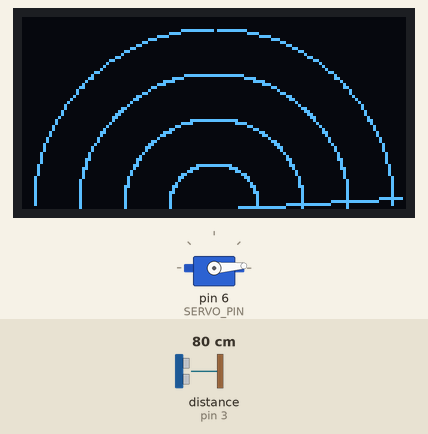
Recording of a sketch running on a simulated Arduino Uno, built with avr-gcc and run on an emulated ATmega328P. On the bench: servo, 128×64 one-colour display. Wiring (inferred from the names in the program): ultrasonic range finder: trigger pin 2; echo pin 3. The test bench sets the inputs (shaded band); at power-on: distance to the obstacle (sensor on pin 3) 80 cm. The echo pulse lasts 58.3 µs per cm.

Above: at 3.2 s.
3.3 s: distance to the obstacle (sensor on pin 3) set to 65 cm
4.9 s: distance to the obstacle (sensor on pin 3) set to 55 cm
At 5.36 s:
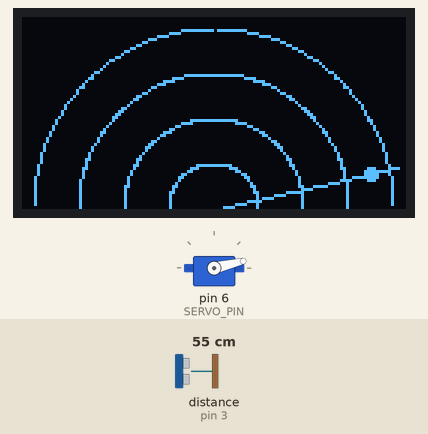
7.4 s: distance to the obstacle (sensor on pin 3) set to 120 cm
At 7.81 s:
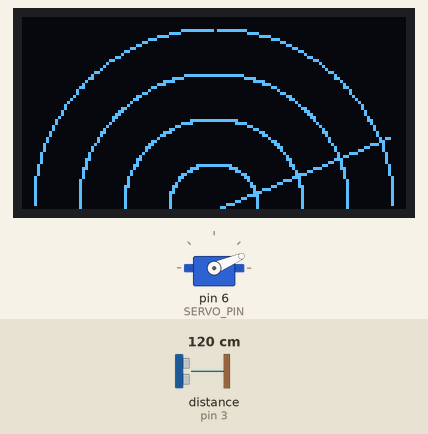
9.9 s: distance to the obstacle (sensor on pin 3) set to 2 cm
At 10.28 s:
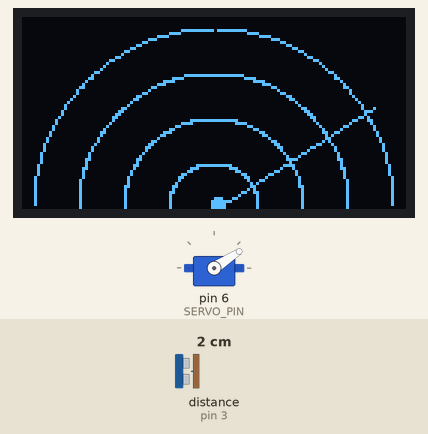
12.9 s: distance to the obstacle (sensor on pin 3) set to 250 cm
At 13.44 s:
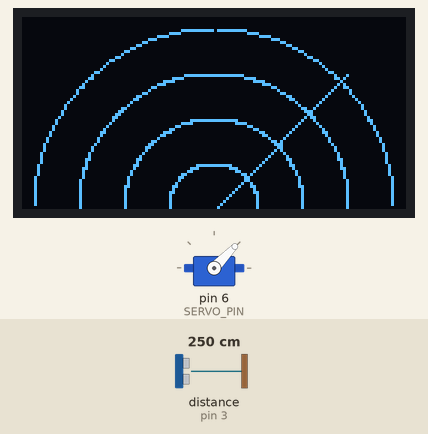
Timing chart, 0 to 28.8 s (numbered marks = the images above; inputs shaded):
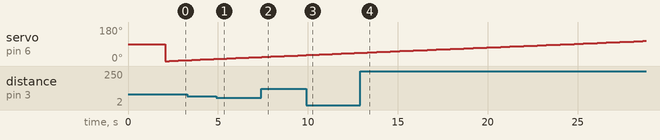

Measured:
- the behaviour switches between 61 and 60 cm on distance to the obstacle (sensor on pin 3) (found by bisection; images 0 and 1)
- after the input at 4.9 s, the display: first differs from a run without the input after 0.34 s (image 1)
- after the input at 7.4 s, the display: first differs from a run without the input after 0.29 s (image 2)
- after the input at 9.9 s, the display: first differs from a run without the input after 0.26 s (image 3)
- after the input at 12.9 s, the display: first differs from a run without the input after 0.41 s (image 4)

The sketch:

radar_system.ino
```cpp
#include <Wire.h>
#include <Adafruit_GFX.h>
#include <Adafruit_SSD1306.h>
#include <Servo.h>

#define SCREEN_WIDTH 128
#define SCREEN_HEIGHT 64
#define OLED_RESET -1
#define TRIG_PIN 2
#define ECHO_PIN 3
#define SERVO_PIN 6
#define DISTANCE_THRESHOLD 60

Adafruit_SSD1306 display(SCREEN_WIDTH, SCREEN_HEIGHT, &Wire, OLED_RESET);
Servo myServo;

void setup() {
  pinMode(TRIG_PIN, OUTPUT);
  pinMode(ECHO_PIN, INPUT);
  myServo.attach(SERVO_PIN);

  if (!display.begin(SSD1306_SWITCHCAPVCC, 0x3C)) {
    Serial.println(F("Error OLED Screen"));
    for (;;);
  }

  display.clearDisplay();
  display.setTextSize(1);
  display.setTextColor(WHITE);
  display.setCursor(0, 0);
  display.print("Radar System");
  display.display();
  delay(2000);
  display.clearDisplay();
}

void loop() {
  for (int angle = 0; angle <= 180; angle++) {
    updateDisplay(angle);
  }

  for (int angle = 180; angle >= 0; angle--) {
    updateDisplay(angle);
  }
}

void updateDisplay(int angle) {
  myServo.write(angle);
  int distance = readUltrasonicDistance();
  display.clearDisplay();

  drawRadarFrame();
  drawRadarNeedle(angle);
  if (distance < DISTANCE_THRESHOLD) {
    drawDetectedObject(angle, distance);
  }

  display.display();
  delay(5);
}

int readUltrasonicDistance() {
  digitalWrite(TRIG_PIN, LOW);
  delayMicroseconds(2);
  digitalWrite(TRIG_PIN, HIGH);
  delayMicroseconds(10);
  digitalWrite(TRIG_PIN, LOW);

  long duration = pulseIn(ECHO_PIN, HIGH);
  return duration * 0.034 / 2;
}

void drawRadarFrame() {
  for (int radius = 15; radius <= 60; radius += 15) {
    for (int i = 0; i <= 180; i++) {
      int x = 64 + radius * cos(radians(i));
      int y = 64 - radius * sin(radians(i));
      display.drawPixel(x, y, WHITE);
    }
  }
}

void drawRadarNeedle(int angle) {
  int x = 64 + (SCREEN_HEIGHT - 1) * cos(radians(angle));
  int y = 64 - (SCREEN_HEIGHT - 1) * sin(radians(angle));
  display.drawLine(64, 64, x, y, WHITE);
}

void drawDetectedObject(int angle, int distance) {
  int xTarget = 64 + distance * cos(radians(angle));
  int yTarget = 64 - distance * sin(radians(angle));
  display.fillCircle(xTarget, yTarget, 2, WHITE);
}
```
